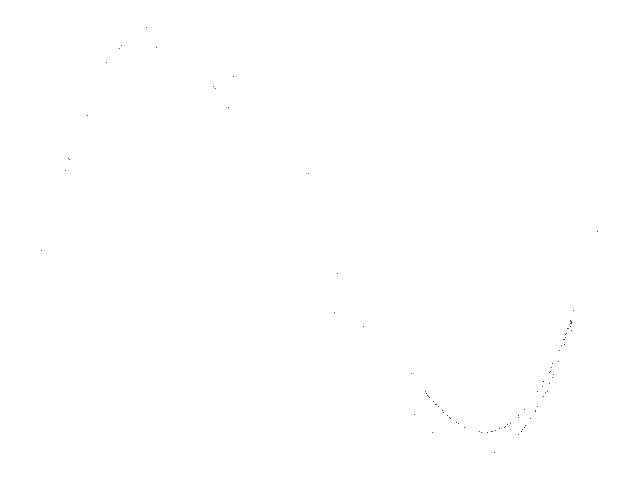
Frame 1 (no input)
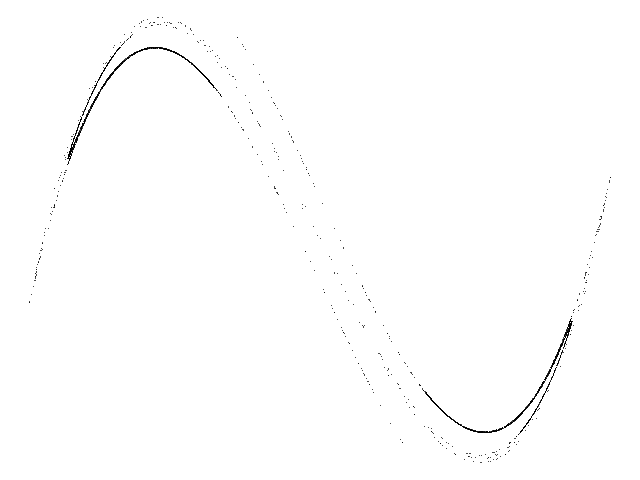
Frame 60 (the mouse pressed at the canvas centre just before this capture)
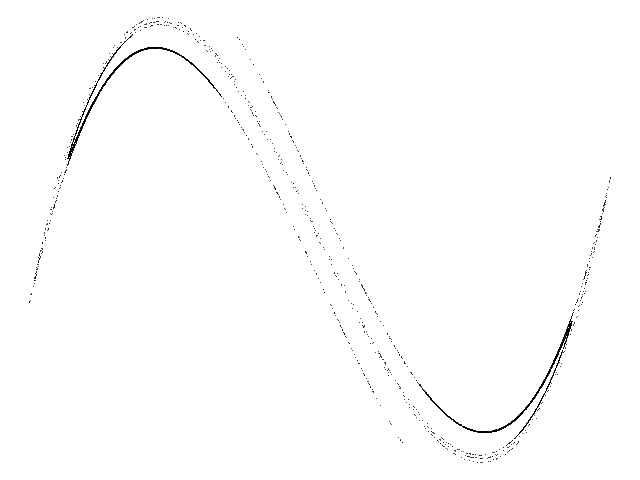
Frame 120 (the mouse held since frame 60 and released just before this capture)

The Processing sketch that drew these frames (run headless with seeded random() and noise(); from frame 60 on, the mouse is pressed at the canvas centre):

// Processing sketch: Duffing
// ── Duffing.pde
// Duffing chaotic map //

  float x = 0.1;
  float y = 0.1;
        
  float a = 2.75;
  float b = 0.2;


void setup() {
  
  size(640,480);
  background(255);
  
}


void draw() {
  
  for (int i=0;i<100;i++) {
    
    float nx = x;
    float ny = y;
     
    x = ny;
    y = -b*nx + a*ny - pow(ny,3);

    point(320+(170*x),240+(130*y));
        
  }

}
